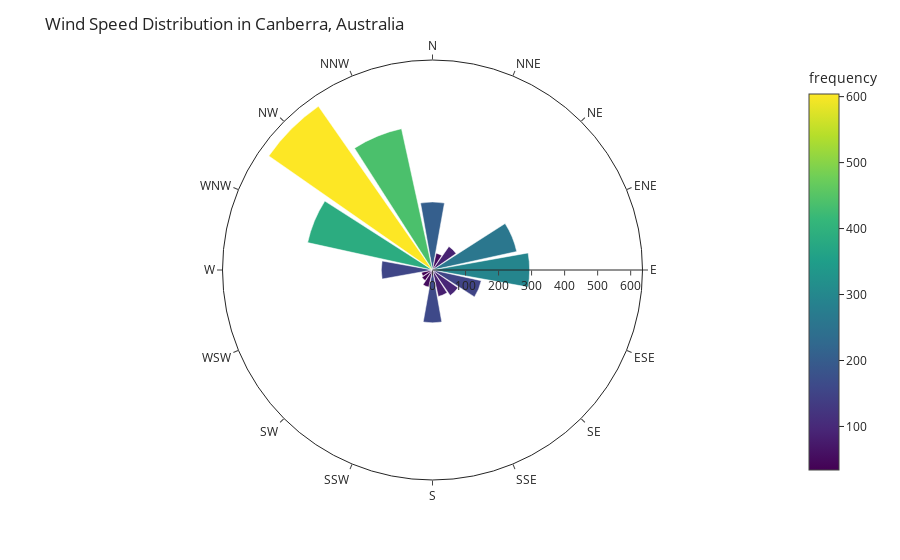

Here is the notebook cell this chart was saved with:
### Markdown cell above
Note that the temperatures in Darwin (nearer to the equator) are much hotter in the summer and winter, and that the summers in Darwin are also much longer. Canberra has realtively cold winters, but the lengths of the seasons match Perth as they are near the same latitude.

## 3.2 Wind data

Since we have wind direction data it's only natural that we should make a rose diagram too!

### Code cell
# make out the station of interest
wind_df = source_df[source_df["Location"] == "Canberra"]

# get the wind directions as frequencies
wind_df = wind_df.groupby(["WindGustDir"]).size().reset_index(name="frequency")

# put the values in cardinal directions
cardinal_order = ["N", "NNE", "NE", "ENE", 
                  "E", "ESE", "SE", "SSE", 
                  "S", "SSW", "SW", "WSW", 
                  "W", "WNW", "NW", "NNW"]

# set the direction as the index
wind_df = wind_df.set_index(wind_df["WindGustDir"])

# reorder it based on the correct direction
wind_df = wind_df.reindex(cardinal_order)

# generate a rose diagram
fig = px.bar_polar(wind_df, r="frequency", theta="WindGustDir",
                   color="frequency", template="simple_white",
                   color_discrete_sequence= px.colors.sequential.haline)

# add a title and legend
fig.update_layout(
    title='Wind Speed Distribution in Canberra, Australia',
    font_size=12,
    legend_font_size=12,
    polar_angularaxis_rotation=90)
  
# show the figure
fig.show()

# save
plt.savefig(source_directory + "/Figures/Example-wind_data.png", dpi=300, facecolor="white")

### Figure 1 — Plotly figure (JSON) as saved in the notebook; plotly's stock layout.template omitted (floating-point values rounded to 4 significant figures)
{"data": [{"hovertemplate": "frequency=%{marker.color}<br>WindGustDir=%{theta}<extra></extra>", "legendgroup": "", "marker": {"color": [206, 52, 87, 261, 294, 151, 94, 82, 160, 53, 39, 34, 155, 387, 604, 438], "coloraxis": "coloraxis"}, "name": "", "r": [206, 52, 87, 261, 294, 151, 94, 82, 160, 53, 39, 34, 155, 387, 604, 438], "showlegend": false, "subplot": "polar", "theta": ["N", "NNE", "NE", "ENE", "E", "ESE", "SE", "SSE", "S", "SSW", "SW", "WSW", "W", "WNW", "NW", "NNW"], "type": "barpolar"}], "layout": {"barmode": "relative", "coloraxis": {"colorbar": {"title": {"text": "frequency"}}, "colorscale": [[0, "#440154"], [0.1111, "#482878"], [0.2222, "#3e4989"], [0.3333, "#31688e"], [0.4444, "#26828e"], [0.5556, "#1f9e89"], [0.6667, "#35b779"], [0.7778, "#6ece58"], [0.8889, "#b5de2b"], [1, "#fde725"]]}, "font": {"size": 12}, "legend": {"font": {"size": 12}, "tracegroupgap": 0}, "margin": {"t": 60}, "polar": {"angularaxis": {"direction": "clockwise", "rotation": 90}, "domain": {"x": [0, 1], "y": [0, 1]}}, "title": {"text": "Wind Speed Distribution in Canberra, Australia"}}}
